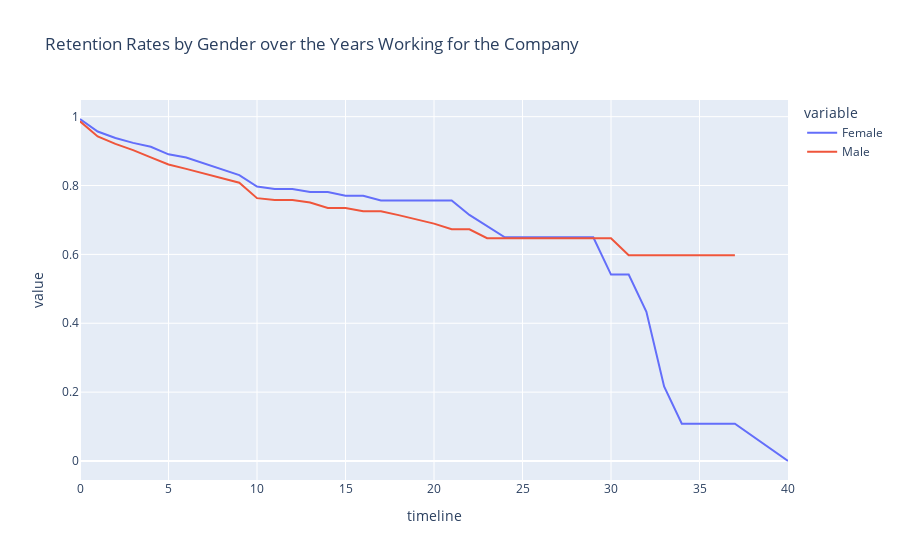

Here is the notebook cell this chart was saved with:
### Markdown cell above
## 2. Compare the plot above with one that plots employee retention rates by gender over the number of years the employee has been working for the company.

### Code cell
gender_years = survival(data, 'Gender', 'YearsAtCompany', 'Attrition')
px.line(data_frame=gender_years, title = 'Retention Rates by Gender over the Years Working for the Company')

### Figure 1 — Plotly figure (JSON) as saved in the notebook; plotly's stock layout.template omitted (floating-point values rounded to 4 significant figures)
{"data": [{"hovertemplate": "variable=Female<br>timeline=%{x}<br>value=%{y}<extra></extra>", "legendgroup": "Female", "line": {"color": "#636efa", "dash": "solid"}, "marker": {"symbol": "circle"}, "mode": "lines", "name": "Female", "orientation": "v", "showlegend": true, "type": "scatter", "x": [0, 1, 2, 3, 4, 5, 6, 7, 8, 9, 10, 11, 12, 13, 14, 15, 16, 17, 18, 19, 20, 21, 22, 23, 24, 25, 26, 27, 29, 30, 31, 32, 33, 34, 36, 37, 40], "xaxis": "x", "y": [0.9932, 0.9568, 0.938, 0.9239, 0.9126, 0.8906, 0.8813, 0.8642, 0.8487, 0.8303, 0.7969, 0.7898, 0.7898, 0.7812, 0.7812, 0.7704, 0.7704, 0.7566, 0.7566, 0.7566, 0.7566, 0.7566, 0.7146, 0.6821, 0.6496, 0.6496, 0.6496, 0.6496, 0.6496, 0.5414, 0.5414, 0.4331, 0.2165, 0.1083, 0.1083, 0.1083, 0], "yaxis": "y"}, {"hovertemplate": "variable=Male<br>timeline=%{x}<br>value=%{y}<extra></extra>", "legendgroup": "Male", "line": {"color": "#EF553B", "dash": "solid"}, "marker": {"symbol": "circle"}, "mode": "lines", "name": "Male", "orientation": "v", "showlegend": true, "type": "scatter", "x": [0, 1, 2, 3, 4, 5, 6, 7, 8, 9, 10, 11, 12, 13, 14, 15, 16, 17, 18, 19, 20, 21, 22, 23, 24, 25, 26, 27, 29, 30, 31, 32, 33, 34, 36, 37, 40], "xaxis": "x", "y": [0.9864, 0.9425, 0.921, 0.9029, 0.8815, 0.861, 0.8483, 0.8342, 0.8206, 0.8081, 0.7634, 0.7577, 0.7577, 0.7506, 0.7347, 0.7347, 0.725, 0.725, 0.714, 0.7021, 0.6894, 0.6729, 0.6729, 0.6471, 0.6471, 0.6471, 0.6471, 0.6471, 0.6471, 0.6471, 0.5973, 0.5973, 0.5973, 0.5973, 0.5973, 0.5973, null], "yaxis": "y"}], "layout": {"autosize": true, "legend": {"title": {"text": "variable"}, "tracegroupgap": 0}, "title": {"text": "Retention Rates by Gender over the Years Working for the Company"}, "xaxis": {"anchor": "y", "autorange": true, "domain": [0, 1], "range": [0, 40], "title": {"text": "timeline"}, "type": "linear"}, "yaxis": {"anchor": "x", "autorange": true, "domain": [0, 1], "range": [-0.05518, 1.048], "title": {"text": "value"}, "type": "linear"}}}
